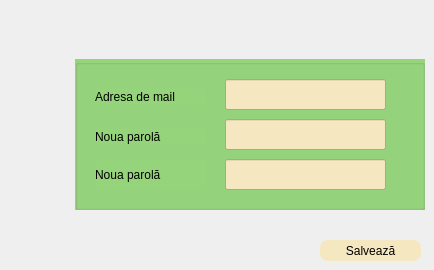
    <widget class="QWidget" name="amuitatparola">
     <widget class="QGroupBox" name="groupBox_11">
      <property name="geometry">
       <rect>
        <x>75</x>
        <y>59</y>
        <width>350</width>
        <height>151</height>
       </rect>
      </property>
      <property name="styleSheet">
       <string notr="true">background-color: rgb(150, 212, 124);
</string>
      </property>
      <property name="title">
       <string/>
      </property>
      <widget class="QLineEdit" name="lineEdit_nou_paroola">
       <property name="geometry">
        <rect>
         <x>150</x>
         <y>60</y>
         <width>161</width>
         <height>31</height>
        </rect>
       </property>
       <property name="styleSheet">
        <string notr="true">background-color: rgb(245, 231, 192);</string>
       </property>
       <property name="echoMode">
        <enum>QLineEdit::Password</enum>
       </property>
      </widget>
      <widget class="QLineEdit" name="lineEdit_noua_parola2">
       <property name="geometry">
        <rect>
         <x>150</x>
         <y>100</y>
         <width>161</width>
         <height>31</height>
        </rect>
       </property>
       <property name="styleSheet">
        <string notr="true">
background-color: rgb(245, 231, 192);</string>
       </property>
       <property name="echoMode">
        <enum>QLineEdit::Password</enum>
       </property>
      </widget>
      <widget class="QLabel" name="label_noua_parola">
       <property name="geometry">
        <rect>
         <x>20</x>
         <y>70</y>
         <width>111</width>
         <height>16</height>
        </rect>
       </property>
       <property name="styleSheet">
        <string notr="true">font: 12pt &quot;Times New Roman&quot;;</string>
       </property>
       <property name="text">
        <string>Noua parolă</string>
       </property>
      </widget>
      <widget class="QLabel" name="label_noua_parola2">
       <property name="geometry">
        <rect>
         <x>20</x>
         <y>100</y>
         <width>111</width>
         <height>31</height>
        </rect>
       </property>
       <property name="styleSheet">
        <string notr="true">font: 12pt &quot;Times New Roman&quot;;</string>
       </property>
       <property name="text">
        <string>Noua parolă</string>
       </property>
      </widget>
      <widget class="QLabel" name="label_adresa_mail">
       <property name="geometry">
        <rect>
         <x>20</x>
         <y>30</y>
         <width>111</width>
         <height>16</height>
        </rect>
       </property>
       <property name="styleSheet">
        <string notr="true">font: 12pt &quot;Times New Roman&quot;;</string>
       </property>
       <property name="text">
        <string>Adresa de mail</string>
       </property>
      </widget>
      <widget class="QLineEdit" name="lineEdit_nou_adresamail">
       <property name="geometry">
        <rect>
         <x>150</x>
         <y>20</y>
         <width>161</width>
         <height>31</height>
        </rect>
       </property>
       <property name="styleSheet">
        <string notr="true">background-color: rgb(245, 231, 192);</string>
       </property>
       <property name="echoMode">
        <enum>QLineEdit::Password</enum>
       </property>
      </widget>
     </widget>
     <widget class="QPushButton" name="pushButton_salveaza_2">
      <property name="geometry">
       <rect>
        <x>320</x>
        <y>240</y>
        <width>101</width>
        <height>21</height>
       </rect>
      </property>
      <property name="styleSheet">
       <string notr="true">#pushButton_salveaza_2{
	font: 12pt &quot;Times New Roman&quot;;
			background-color: rgb(245, 231, 192);
 border-radius:8px;
}
#pushButton_salveaza_2:hover{
	font: 12pt &quot;Times New Roman&quot;;

background-color: rgb(157, 217, 146);
border-radius:5px;

}
</string>
      </property>
      <property name="text">
       <string>Salvează</string>
      </property>
     </widget>
    </widget>
